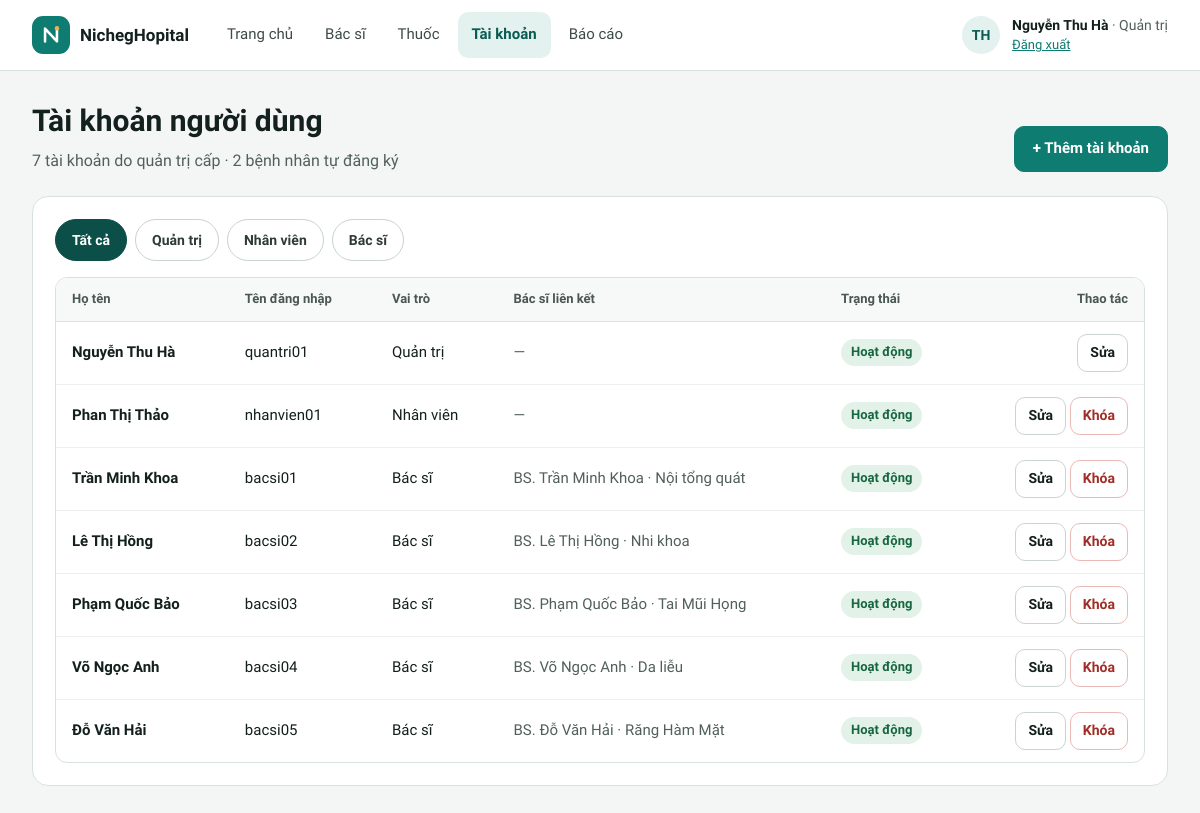
Page /quan-tri/tai-khoan.php (signed in) on the committed database.
### tables this page shows
CREATE TABLE tai_khoan (
  id            INT UNSIGNED AUTO_INCREMENT PRIMARY KEY,
  ten_dang_nhap VARCHAR(50)  NOT NULL UNIQUE,
  mat_khau      VARCHAR(255) NOT NULL COMMENT 'đã mã hóa bằng password_hash',
  vai_tro       ENUM('QT', 'NV', 'BS', 'BN') NOT NULL COMMENT 'QT: Quản trị, NV: Nhân viên, BS: Bác sĩ, BN: Bệnh nhân',
  ho_ten        VARCHAR(100) NULL COMMENT 'tên nhân viên; bệnh nhân lấy tên từ benh_nhan',
  benh_nhan_id  INT UNSIGNED NULL UNIQUE COMMENT 'chỉ với tài khoản bệnh nhân',
  bac_si_id     INT UNSIGNED NULL UNIQUE COMMENT 'chỉ với tài khoản bác sĩ',
  hoat_dong     TINYINT(1) NOT NULL DEFAULT 1 COMMENT '0: tài khoản bị khóa, không đăng nhập được',
  tao_luc       DATETIME NOT NULL DEFAULT CURRENT_TIMESTAMP,
  CONSTRAINT fk_tk_benh_nhan FOREIGN KEY (benh_nhan_id) REFERENCES benh_nhan (id),
  CONSTRAINT fk_tk_bac_si FOREIGN KEY (bac_si_id) REFERENCES bac_si (id)
);

CREATE TABLE bac_si (
  id            INT UNSIGNED AUTO_INCREMENT PRIMARY KEY,
  ho_ten        VARCHAR(100) NOT NULL,
  chuyen_khoa   VARCHAR(50)  NOT NULL,
  phong         VARCHAR(20)  NOT NULL,
  so_dien_thoai CHAR(10)     NOT NULL,
  email         VARCHAR(100) NULL,
  trinh_do      VARCHAR(100) NULL
);

### includes/tien-ich.php (called while the page is built, shortened)
<?php
function e(mixed $gia_tri): string
{
    return htmlspecialchars((string) ($gia_tri ?? ''), ENT_QUOTES, 'UTF-8');
}
function duong_dan_goc(): string
{
    static $goc = null;
    if ($goc === null) {
        $thu_muc_public = str_replace('\\', '/', (string) realpath(__DIR__ . '/../public'));
        $goc_web = rtrim(str_replace('\\', '/', (string) realpath($_SERVER['DOCUMENT_ROOT'] ?? '')), '/');
        $goc = '';
        if ($goc_web !== '' && str_starts_with($thu_muc_public . '/', $goc_web . '/')) {
            $phan = trim(substr($thu_muc_public, strlen($goc_web)), '/');
            $goc = $phan === '' ? '' : '/' . implode('/', array_map('rawurlencode', explode('/', $phan)));
        }
    }
    return $goc;
}
function url(string $trang, array $tham_so = []): string
{
    $tham_so = array_filter($tham_so, fn($v) => $v !== null && $v !== '');
    $chuoi = $tham_so ? '?' . http_build_query($tham_so, '', '&', PHP_QUERY_RFC3986) : '';
    return duong_dan_goc() . '/' . ltrim($trang, '/') . $chuoi;
}
function chu_cai_dau(string $ho_ten): string
{
    $tu = array_slice(preg_split('/\s+/u', trim($ho_ten)) ?: [], -2);
    return mb_strtoupper(implode('', array_map(fn($t) => mb_substr($t, 0, 1), $tu)));
}
function ten_bac_si(string $ho_ten): string
{
    return 'BS. ' . $ho_ten;
}

### includes/xac-thuc.php (called while the page is built, shortened)
<?php
function nguoi_dung(): ?array
{
    return $_SESSION['nguoi_dung'] ?? null;
}

### includes/csdl.php (called while the page is built, shortened)
<?php
function csdl(): PDO
{
    static $pdo = null;
    if ($pdo === null) {
        $dsn = sprintf('mysql:host=%s;port=%d;dbname=%s;charset=utf8mb4', CSDL_MAY_CHU, CSDL_CONG, CSDL_TEN);
        try {
            $pdo = new PDO($dsn, CSDL_NGUOI_DUNG, CSDL_MAT_KHAU, [
                PDO::ATTR_ERRMODE => PDO::ERRMODE_EXCEPTION,
                PDO::ATTR_DEFAULT_FETCH_MODE => PDO::FETCH_ASSOC,
                PDO::ATTR_EMULATE_PREPARES => false,
            ]);
            $pdo->exec("SET time_zone = '+07:00'");
        } catch (PDOException $loi) {
            http_response_code(500);
            exit('Không kết nối được cơ sở dữ liệu. Hãy kiểm tra MySQL đã chạy và đã chạy lệnh "php database/cai-dat.php" (xem README.md). Chi tiết: '
                . htmlspecialchars($loi->getMessage()));
        }
    }
    return $pdo;
}
function truy_van(string $sql, array $tham_so = []): PDOStatement
{
    $lenh = csdl()->prepare($sql);
    $lenh->execute($tham_so);
    return $lenh;
}
function nhieu_dong(string $sql, array $tham_so = []): array
{
    return truy_van($sql, $tham_so)->fetchAll();
}
function mot_gia_tri(string $sql, array $tham_so = []): mixed
{
    return truy_van($sql, $tham_so)->fetchColumn();
}

### public/quan-tri/tai-khoan.php (the view, shortened to what this page needs)
<?php
$nguoi_dung = yeu_cau_vai_tro('QT');
$loc = isset(VAI_TRO[$_GET['vt'] ?? '']) && $_GET['vt'] !== 'BN' ? $_GET['vt'] : '';
$ds = nhieu_dong(
    "SELECT tk.*, bs.ho_ten AS bac_si, bs.chuyen_khoa FROM tai_khoan tk LEFT JOIN bac_si bs ON bs.id = tk.bac_si_id
     WHERE tk.vai_tro <> 'BN' AND (? = '' OR tk.vai_tro = ?)
     ORDER BY FIELD(tk.vai_tro, 'QT', 'NV', 'BS'), tk.ten_dang_nhap",
    [$loc, $loc]
);
$so_benh_nhan = (int) mot_gia_tri("SELECT COUNT(*) FROM tai_khoan WHERE vai_tro = 'BN'");
mo_trang('Tài khoản người dùng', 'qt', 'accounts');
?>
<main class="pg">
  <div class="head-row">
    <div class="pg-head">
      <h1>Tài khoản người dùng</h1>
      <p><?= count($ds) ?> tài khoản do quản trị cấp<?= $loc ? '' : ' · ' . $so_benh_nhan . ' bệnh nhân tự đăng ký' ?></p>
    </div>
    <a class="btn pri" href="<?= e(url('quan-tri/tai-khoan-form.php')) ?>">+ Thêm tài khoản</a>
  </div>
  <section class="card p22 stack g16">
    <div class="chips" role="group" aria-label="Lọc theo vai trò">
      <a class="chip<?= $loc === '' ? ' on' : '' ?>" href="<?= e(url('quan-tri/tai-khoan.php')) ?>">Tất cả</a>
      <?php foreach (['QT', 'NV', 'BS'] as $vt): ?>
        <a class="chip<?= $loc === $vt ? ' on' : '' ?>" href="<?= e(url('quan-tri/tai-khoan.php', ['vt' => $vt])) ?>"><?= e(VAI_TRO[$vt]) ?></a>
      <?php endforeach; ?>
    </div>
    <div class="tbl-box">
      <table style="min-width:860px">
        <thead><tr><th>Họ tên</th><th>Tên đăng nhập</th><th>Vai trò</th><th>Bác sĩ liên kết</th><th>Trạng thái</th><th class="t-right">Thao tác</th></tr></thead>
        <tbody>
          <?php foreach ($ds as $tk): ?>
            <tr>
              <td class="strong"><?= e($tk['ho_ten']) ?></td>
              <td class="num"><?= e($tk['ten_dang_nhap']) ?></td>
              <td><?= e(VAI_TRO[$tk['vai_tro']]) ?></td>
              <td class="muted"><?= $tk['bac_si'] ? e(ten_bac_si($tk['bac_si']) . ' · ' . $tk['chuyen_khoa']) : '—' ?></td>
              <td><?= $tk['hoat_dong'] ? '<span class="pill ok">Hoạt động</span>' : '<span class="pill warn">Đã khóa</span>' ?></td>
              <td class="t-right">
                <a class="btn sm" href="<?= e(url('quan-tri/tai-khoan-form.php', ['id' => $tk['id']])) ?>">Sửa</a>
                <?php if ((int) $tk['id'] !== $nguoi_dung['id']): ?>
                  <form method="post" style="display:inline">
                    <button class="btn sm<?= $tk['hoat_dong'] ? ' red' : '' ?>" type="submit"><?= $tk['hoat_dong'] ? 'Khóa' : 'Mở khóa' ?></button>
                  </form>
                <?php endif; ?>
              </td>
            </tr>
          <?php endforeach; ?>
        </tbody>
      </table>
    </div>
  </section>
</main>
<?php dong_trang(); ?>

### includes/giao-dien.php (shortened to what this page needs)
<?php
function logo(string $mau = '#FFFFFF', int $co = 22): string
{
    return '<svg width="' . $co . '" height="' . $co . '" viewBox="0 0 24 24" fill="none" aria-hidden="true">'
        . '<path d="M5.5 19V5l13 14V5" stroke="' . $mau . '" stroke-width="2.8" stroke-linecap="round" stroke-linejoin="round"></path>'
        . '<circle cx="18.5" cy="4.6" r="2.4" fill="#F2B154"></circle></svg>';
}
function mo_trang(string $tieu_de, string $khu = '', string $muc = ''): void
{
    ?><!doctype html>
<html lang="vi">
<head>
<link rel="stylesheet" href="<?= e(url('assets/app.css')) ?>">
</head>
<body class="<?= e($khu) ?>">
<?php
    if (isset(MENU_NHAN_VIEN[$khu])) {
        thanh_dieu_huong_nv($khu, $muc);
    } elseif ($khu === 'bn') {
        thanh_dieu_huong_bn($muc);
    }
}
function dong_trang(string $script = ''): void
{
    echo '<script src="', e(url('assets/app.js')), '"></script>', $script, "\n</body>\n</html>\n";
}
function o_nguoi_dung(): string
{
    $nguoi_dung = nguoi_dung();
    $vai_tro = $nguoi_dung['vai_tro'] === 'BN' ? '' : ' <span class="urole">· ' . e(VAI_TRO[$nguoi_dung['vai_tro']]) . '</span>';
    return '<div class="user"><span class="avatar">' . e(chu_cai_dau($nguoi_dung['ho_ten'])) . '</span>'
        . '<span class="user-txt"><span class="uname">' . e($nguoi_dung['ho_ten']) . $vai_tro . '</span>'
        . '<a href="' . e(url('dang-xuat.php')) . '">Đăng xuất</a></span></div>';
}
function thanh_dieu_huong_nv(string $khu, string $muc): void
{
    $cac_muc = MENU_NHAN_VIEN[$khu];
    ?>
<header class="topbar no-print">
  <div class="topbar-in">
    <a class="brand" href="<?= e(url(reset($cac_muc)[1])) ?>"><span class="brand-mark"><?= logo() ?></span><strong><?= e(TEN_PHONG_KHAM) ?></strong></a>
    <nav class="nav" aria-label="<?= e('Chức năng ' . mb_strtolower(VAI_TRO[strtoupper($khu)])) ?>">
      <?php foreach ($cac_muc as $ma => [$nhan, $trang]): ?>
        <a href="<?= e(url($trang)) ?>"<?= $ma === $muc ? ' aria-current="page"' : '' ?>><?= e($nhan) ?></a>
      <?php endforeach; ?>
    </nav>
    <?= o_nguoi_dung() ?>
  </div>
</header>
<?php
}
    ?>

### rows in the picture
tai_khoan: ho_ten "TH", ho_ten "Nguyễn Thu Hà", vai_tro "Quản trị", ten_dang_nhap "quantri01", hoat_dong "Hoạt động"
tai_khoan: ho_ten "Phan Thị Thảo", ten_dang_nhap "nhanvien01", vai_tro "Nhân viên", hoat_dong "Hoạt động"
tai_khoan: ho_ten "Trần Minh Khoa", ten_dang_nhap "bacsi01", vai_tro "Bác sĩ", bac_si.chuyen_khoa "BS. Trần Minh Khoa · Nội tổng quát", hoat_dong "Hoạt động"
tai_khoan: ho_ten "Lê Thị Hồng", ten_dang_nhap "bacsi02", vai_tro "Bác sĩ", bac_si.chuyen_khoa "BS. Lê Thị Hồng · Nhi khoa", hoat_dong "Hoạt động"
tai_khoan: ho_ten "Phạm Quốc Bảo", ten_dang_nhap "bacsi03", vai_tro "Bác sĩ", bac_si.chuyen_khoa "BS. Phạm Quốc Bảo · Tai Mũi Họng", hoat_dong "Hoạt động"
tai_khoan: ho_ten "Võ Ngọc Anh", ten_dang_nhap "bacsi04", vai_tro "Bác sĩ", bac_si.chuyen_khoa "BS. Võ Ngọc Anh · Da liễu", hoat_dong "Hoạt động"
tai_khoan: ho_ten "Đỗ Văn Hải", ten_dang_nhap "bacsi05", vai_tro "Bác sĩ", bac_si.chuyen_khoa "BS. Đỗ Văn Hải · Răng Hàm Mặt", hoat_dong "Hoạt động"

### other values in the picture
TEN_PHONG_KHAM "NichegHopital"
$nhan "Trang chủ"
$nhan "Bác sĩ"
$nhan "Thuốc"
$nhan "Tài khoản"
$nhan "Báo cáo"
count($ds) "7"
$so_benh_nhan "2"
VAI_TRO[$vt] "Quản trị"
VAI_TRO[$vt] "Nhân viên"
VAI_TRO[$vt] "Bác sĩ"
